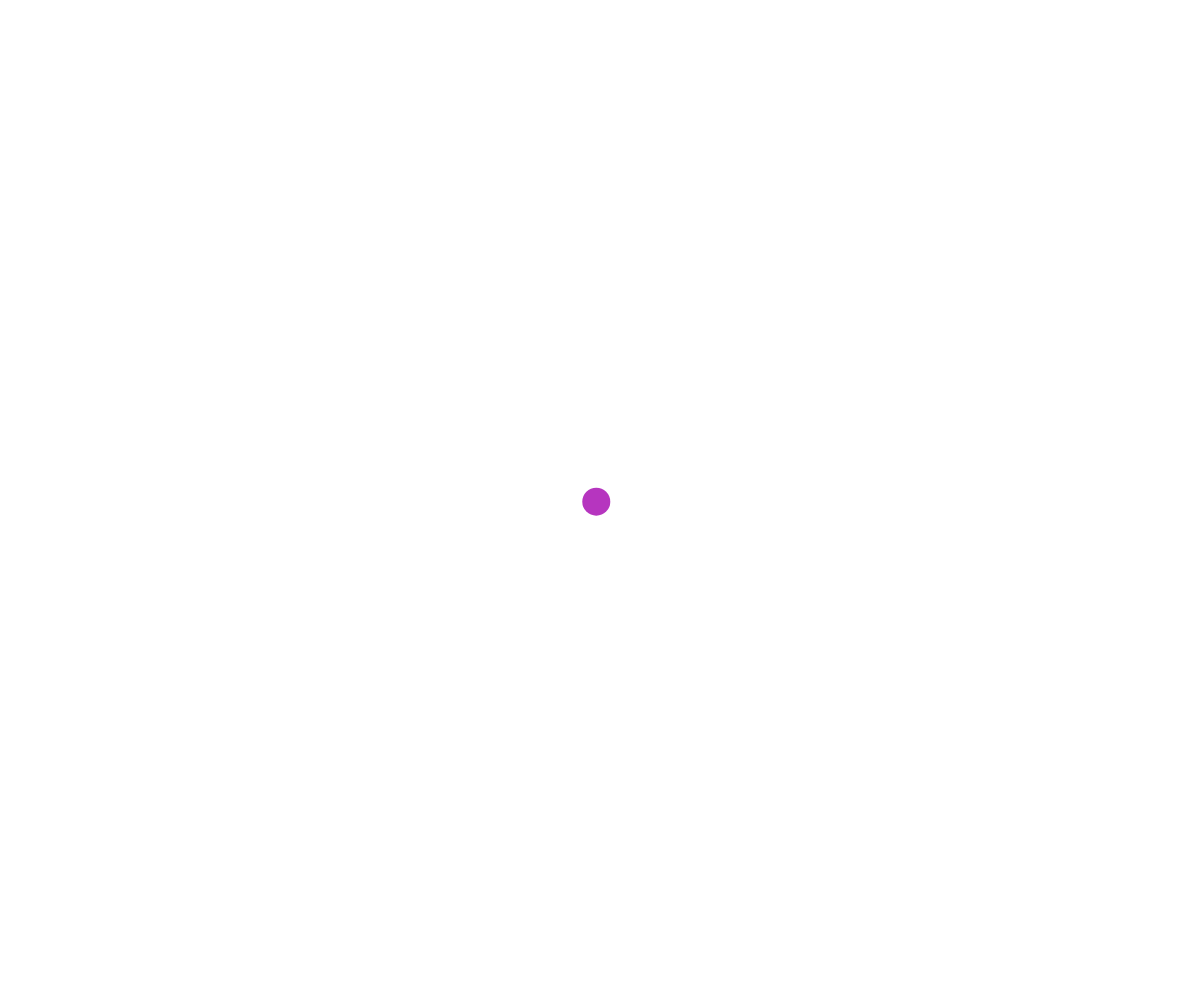
Frame 1 (no input)
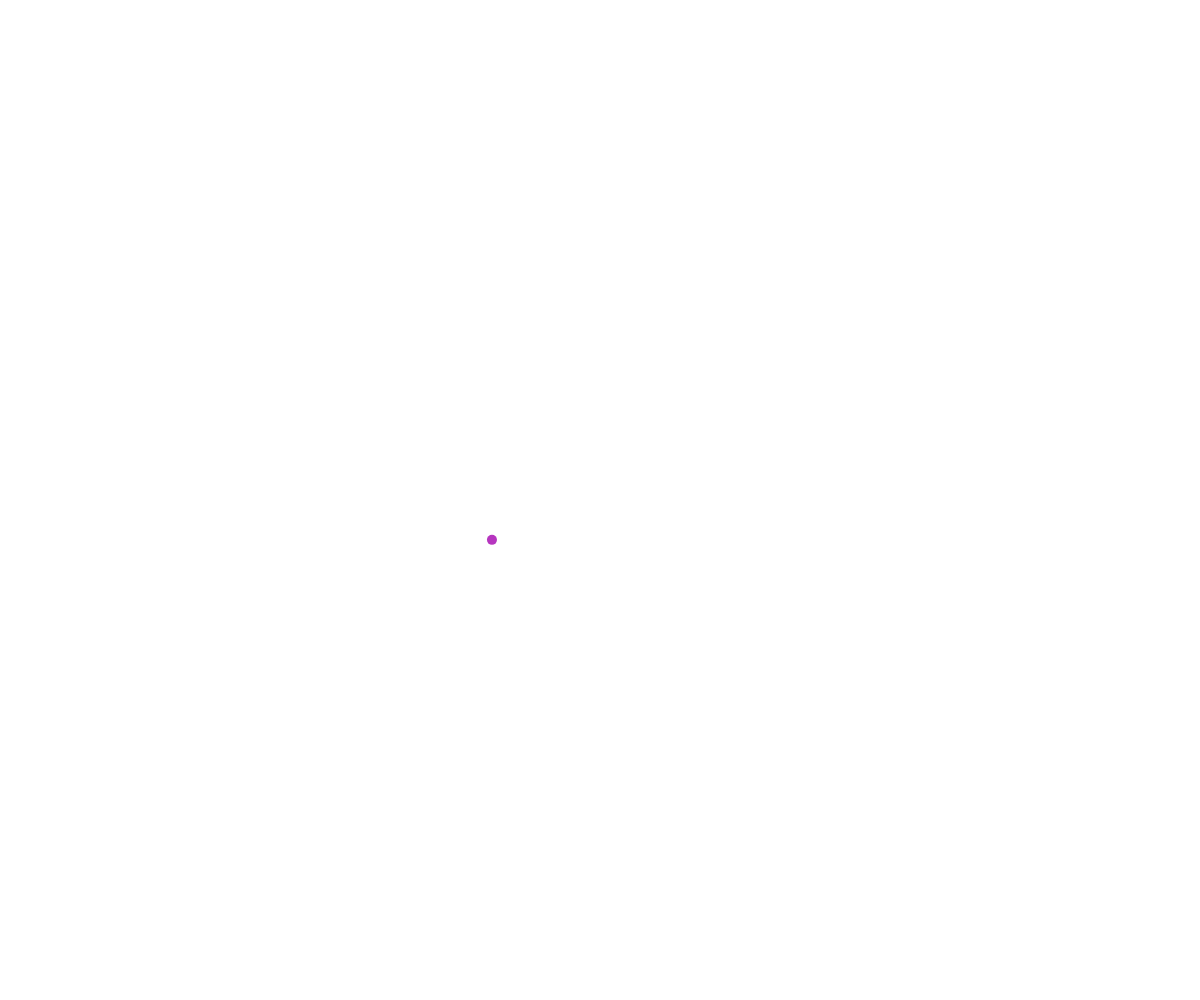
Frame 60 (no input)
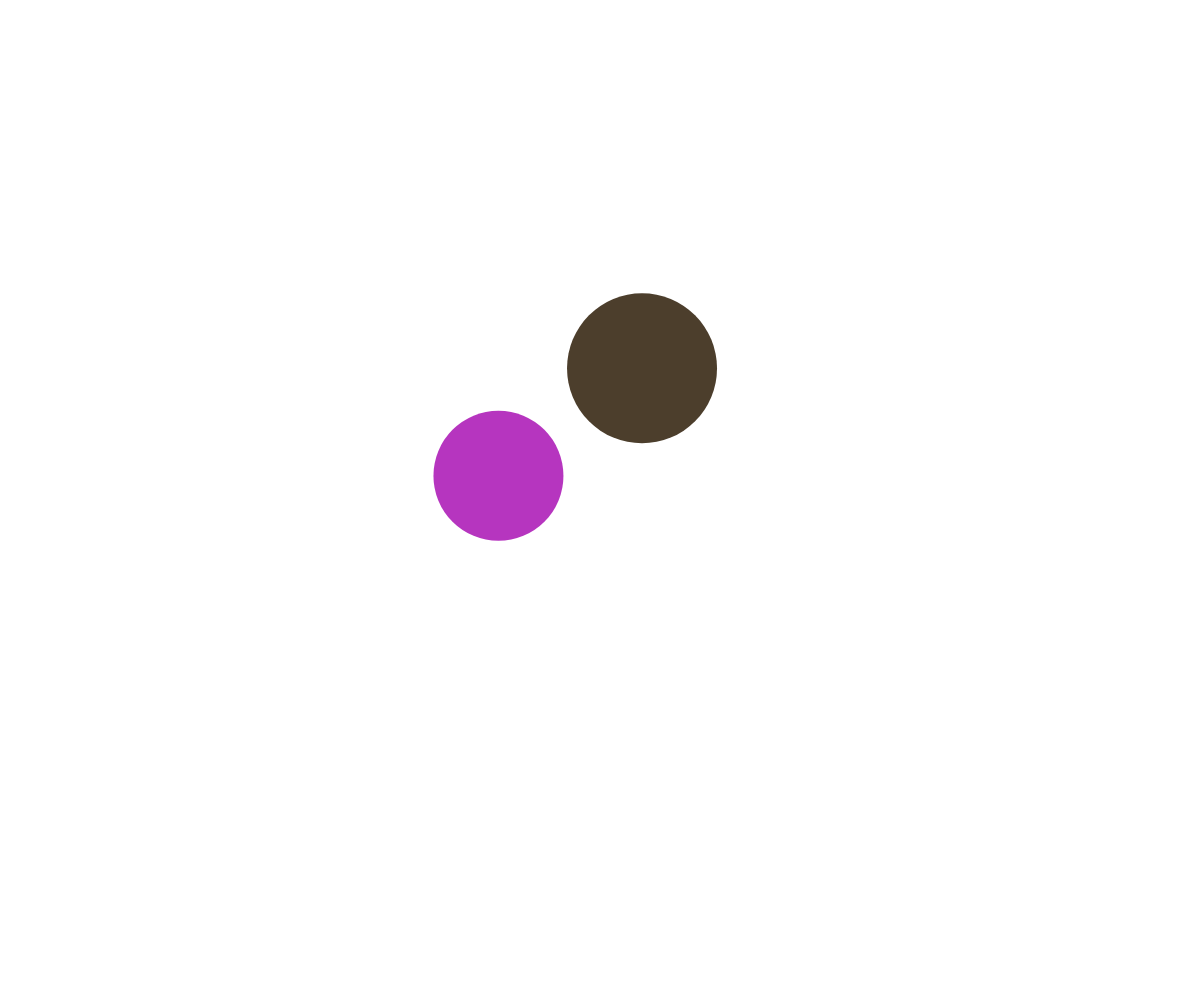
Frame 120 (the mouse pressed at the canvas centre since frame 60)

The p5.js sketch that drew these frames (run headless with seeded random() and noise() and a simulated clock; from frame 60 on, the mouse is pressed at the canvas centre):

// p5.js sketch
// ── sketch.js
//Nodes thingy

let points = [];

function setup() {
  createCanvas(windowWidth, windowHeight); 
  spawnPoint(width/2, height/2);
}

function draw() {
  background("white");
  //move and draw lines
  for (let point of points) {
    point.update(points);
  }

  //draw ccircle after, so they show up on top
  for (let point of points){
    point.display();
  }
}

function spawnPoint(x, y) {
  let somePoint = new MovingPoint(x, y);
  points.push(somePoint);
}

function mousePressed(){
  spawnPoint(mouseX, mouseY);
}

class MovingPoint{
  constructor(x, y){
    this.x = x;
    this.y = y;
    this.speed = 5;
    this.radius = 15;
    this.color = color(random(255), random(255), random(255));
    this.xTime = random(1000);
    this.yTime = random(1000);
    this.deltaTime = 0.01;
    this.reach = 150;
  }

  display() {
    noStroke();
    fill(this.color);
    circle(this.x, this.y, this.radius * 2);
  }

  update(thePoints) {
    this.move();
    this.wrapper();
    this.connectTo(thePoints);
    this.adjustSizeWithMouse();
  }

  adjustSizeWithMouse() {
    let mouseDistance = dist(this.x, this.y, mouseX, mouseY);
    if (mouseDistance < this.reach) {
      this.radius += 1;
    }
    else if(mouseDistance > this.reach && this.radius > 5){
      this.radius -= 1;
    }
  }


  move() {
    //pick random direction of movement
    let dx = noise(this.xTime);
    let dy = noise(this.yTime);

    //scale to the movement speed
    this.dx = map(dx, 0, 1, -this.speed, this.speed);
    this.dy = map(dy, 0, 1, -this.speed, this.speed);

    this.x += this.dx;
    this.y += this.dy;

    this.xTime += this.deltaTime;
    this.yTime += this.deltaTime;
  }

  wrapper() {
    // teleport across the screen
    if (this.x < 0) {
      //left 
      this.x += width;
    }
    if (this.x > width){
      this.x -= width;
    }
    
    if (this.y < 0) {
      this.y += height;
    }
    if (this.y > height){
      this.y -= height;
    }
  }

  connectTo(pointsArray) {
    for(let otherPoint of pointsArray){
      //avoid drawing line to self
      if (this !== otherPoint) {
        let pointDistance = dist(this.x, this.y, otherPoint.x, otherPoint.y);
        if (pointDistance < this.reach){
          stroke(this.color);
          line(this.x, this.y, otherPoint.x, otherPoint.y);
        }
      }
    }
  }
}
